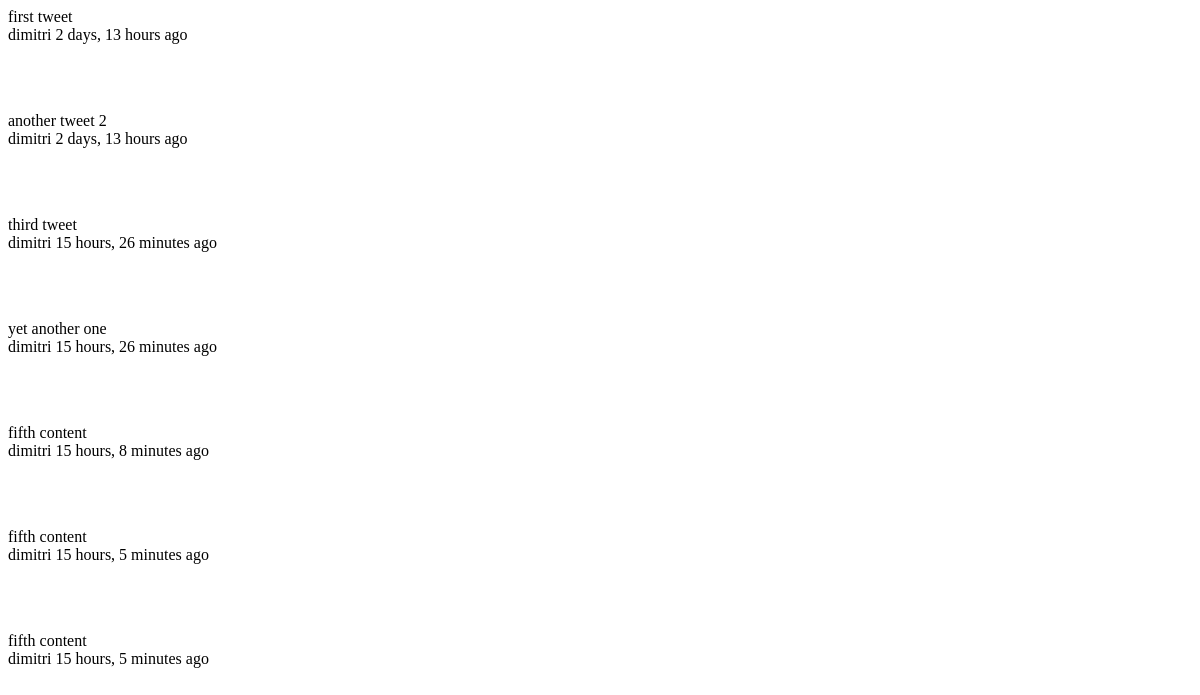
The app's page /tweet/, older data.
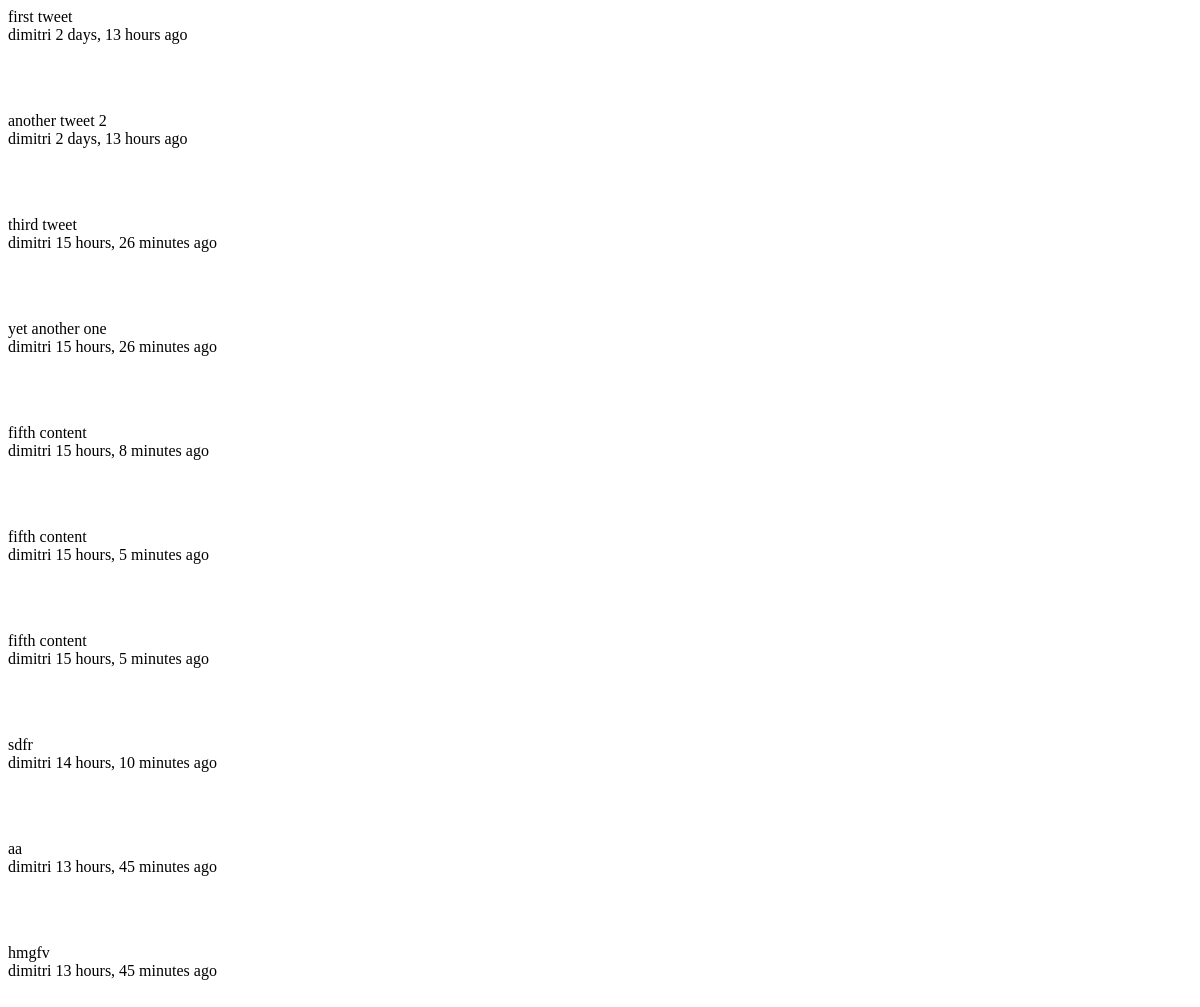
The same page, newer data.
### tweets/models.py (models this page shows, shortened)
class Tweet(models.Model):
    user = models.ForeignKey(settings.AUTH_USER_MODEL, on_delete=models.CASCADE)
    content = models.CharField(max_length=140, validators =[validate_content])
    update = models.DateTimeField(auto_now = True)
    timestamp = models.DateTimeField(auto_now_add=True)

### tweets/views.py (the view)
class TweetListView(ListView):
    queryset = Tweet.objects.all()
    def get_context_data(self, *args, **kwargs):
        context = super(TweetListView, self).get_context_data(*args, **kwargs)
        return context
    template_name = 'tweets/list_view.html'

### tweets/templates/tweets/list_view.html
{% for obj in object_list%}
<p>{{obj.content}}<br/>
{{obj.user}}
{{obj.timestamp|timesince}} ago</p><br/><br/>
{%endfor%}

Row changes from the older to the newer data that the page shows:
added Tweet: content "sdfr", user "dimitri", timestamp "14 hours, 10 minutes"
added Tweet: content "aa", user "dimitri", timestamp "13 hours, 45 minutes"
added Tweet: content "hmgfv", user "dimitri", timestamp "13 hours, 45 minutes"
